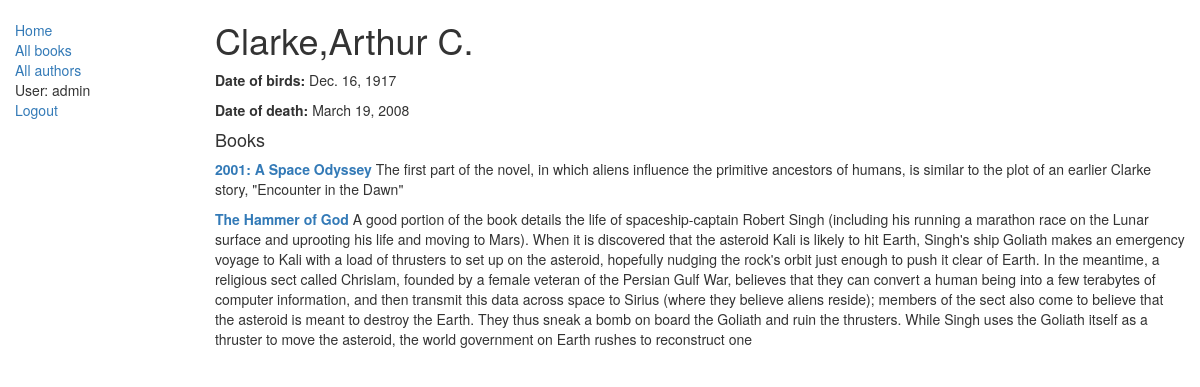
Screenshot of /catalog/author/2 (signed in) with the database file from the repository.
### catalog/models.py (models this page shows, shortened)
class Author(models.Model):
    first_name = models.CharField(max_length=100)
    last_name = models.CharField(max_length=100)
    date_of_birth = models.DateField(null=True, blank=True)
    date_of_death = models.DateField('Died', null=True, blank=True)

class Book(models.Model):
    title = models.CharField(max_length=200)
    author = models.ForeignKey('Author', on_delete=models.SET_NULL, null=True)
    summary = models.TextField(max_length=1000, help_text="Enter a brief description of the book")
    isbn = models.CharField('ISBN', max_length=13, help_text='13 Character <a href="https://www.isbn-international.org/content/what-isbn">ISBN number</a>')
    genre = models.ManyToManyField(Genre, help_text="Select a genre for this book")
    language = models.ForeignKey('Language', on_delete=models.SET_NULL, null=True)
    def display_genre(self):
        ''' Display genre in Admin'''
        return ', '.join([genre.name for genre in self.genre.all()[:3]])
    display_genre.short_description = 'Genre'
    def get_absolute_url(self):
        return reverse('book-detail', args=[str(self.id)])

### catalog/views.py (the view)
# urls.py: path('author/<int:pk>', views.AuthorDetailView.as_view(), name='author-detail'),
class AuthorDetailView(DetailView):
    model = Author

### templates/catalog/author_detail.html
{% extends "base_generic.html" %}
{% block content %}
    <h1>{{author.last_name}},{{author.first_name}} </h1>
    <p><strong>Date of birds: </strong>{{author.date_of_birth}}</p>
    {% if author.date_of_death %}
        <p><strong>Date of death: </strong>{{author.date_of_death}}</p>
    {% endif %}
    <h4>Books</h4>
    {% for book in author.book_set.all %}
        <p>
            <strong><a href="{{book.get_absolute_url}}">{{book.title}} </a></strong>{{book.summary}}
        </p>
    {% endfor %}
{% endblock content %}

### templates/base_generic.html (shortened to what this page needs)
<!DOCTYPE html>
<html lang="en">
<head>
  <link rel="stylesheet" href="https://maxcdn.bootstrapcdn.com/bootstrap/3.3.7/css/bootstrap.min.css">
  {% load static %}
  <link rel="stylesheet" href="{% static 'css/styles.css' %}">
</head>
<body>
  <div class="container-fluid">
    <div class="row">
      <div class="col-sm-2">
      {% block sidebar %}
      <ul class="sidebar-nav">
          <li><a href="{% url 'index' %}">Home</a></li>
          <li><a href="{% url 'books' %}">All books</a></li>
          <li><a href="{% url 'authors' %}">All authors</a></li>
          {% if user.is_authenticated %}
            <li>User: {{ user.get_username }}</li>
            <li><a href="{% url 'logout'%}?next={{request.path}}">Logout</a></li>
          {% else %}
            <li><a href="{% url 'login'%}?next={{request.path}}">Login</a></li>
          {% endif %}
      </ul>
     {% endblock %}
    </div>
      <div class="col-sm-10 ">
        {% block content %}{% endblock %}
      </div>
    </div>
  </div>
</body>
</html>

### catalog/static/css/styles.css (style rules this page uses)
.sidebar-nav { margin-top: 20px; padding: 0; list-style: none; }

### rows the page displays
Author: last_name "Clarke", first_name "Arthur C.", date_of_birth "Dec. 16, 1917", date_of_death "March 19, 2008"
Book: title "2001: A Space Odyssey", summary "The first part of the novel, in which aliens influence the primitive ancestors of humans, is similar to the plot of an earlier Clarke story, \"Encounter in the Dawn\""
Book: title "The Hammer of God", summary "A good portion of the book details the life of spaceship-captain Robert Singh (including his running a marathon race on the Lunar surface and uprooting his life and moving to Mars). When it is discovered that the asteroid Kali is likely to hit Earth, Singh's ship Goliath makes an emergency voyage to Kali with a load of thrusters to set up on the asteroid, hopefully nudging the rock's orbit just enough to push it clear of Earth. In the meantime, a religious sect called Chrislam, founded by a female veteran of the Persian Gulf War, believes that they can convert a human being into a few terabytes of computer information, and then transmit this data across space to Sirius (where they believe…"

### other values shown
{{ user.get_username }} "admin"
